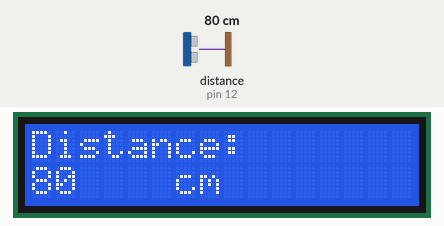
This sketch was run on a simulated Arduino Uno, built with avr-gcc and run on an emulated ATmega328P. Shown: 16×2 character LCD. Wiring (inferred from the names in the program): ultrasonic range finder: trigger pin 11; echo pin 12. The inputs (shaded band) are chosen by the test bench; at power-on: distance to the obstacle (sensor on pin 12) 80 cm. The echo pulse lasts 58.3 µs per cm; what the sketch prints to the serial monitor is not drawn.

Above: at 4.2 s.
4.3 s: distance to the obstacle (sensor on pin 12) set to 2 cm
At 5.6 s:
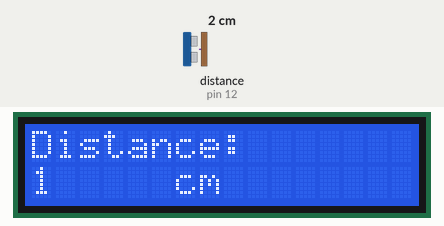
6.1 s: distance to the obstacle (sensor on pin 12) set to 4 cm
At 7.4 s:
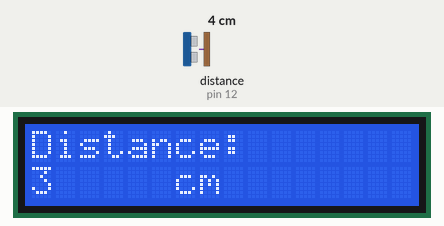
7.7 s: distance to the obstacle (sensor on pin 12) set to 9 cm
At 9.2 s:
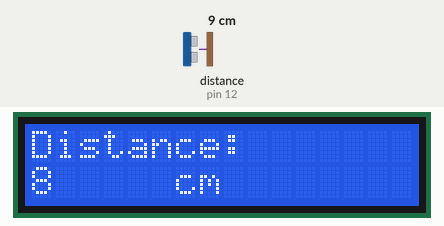
Timing chart, 0 to 10.7 s (numbered marks = the images above; inputs shaded):
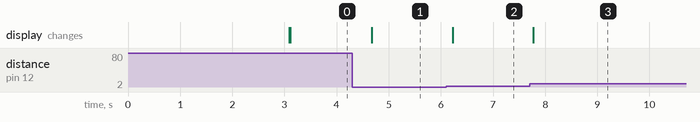

Measured:
- after the input at 4.3 s, the display: changes after 0.38 s (image 1)
- after the input at 6.1 s, the display: changes after 0.13 s (image 2)
- after the input at 7.7 s, the display: changes after 0.08 s (image 3)

The sketch:

measurement-with-jsn-sr04t-ultrasonic-sensor-and-arduino-uno.ino
```cpp
//Tech Trends Shameer
//Distance Measurement

#include <Wire.h>
#include <LiquidCrystal_I2C.h>
LiquidCrystal_I2C lcd(0x27, 16, 2);

#define TRIG 11 //Module pins
#define ECHO 12

void setup() {

Serial.begin(9600); // Serial monitoring
pinMode(TRIG, OUTPUT); // Initializing Trigger Output and Echo Input
pinMode(ECHO, INPUT_PULLUP);
  lcd.begin();
  lcd.backlight();
  lcd.clear();
  lcd.setCursor(3,0);
  lcd.print("Welcome To");
  lcd.setCursor(3,1);
  lcd.print("Tech Trends ");
  delay(3000);
  lcd.clear();
}

void loop() {

digitalWrite(TRIG, LOW); // Set the trigger pin to low for 2uS
delayMicroseconds(2);

digitalWrite(TRIG, HIGH); // Send a 10uS high to trigger ranging
delayMicroseconds(20);

digitalWrite(TRIG, LOW); // Send pin low again
int distance = pulseIn(ECHO, HIGH,26000); // Read in times pulse

distance= distance/58; //Convert the pulse duration to distance
//You can add other math functions to calibrate it well

Serial.print("Distance ");
Serial.print(distance);
Serial.println("cm");

lcd.clear();
lcd.print("Distance:");
lcd.setCursor(0,1);
lcd.print(distance,1);
lcd.setCursor(6,1);
lcd.print("cm");
delay(500);

}
```
